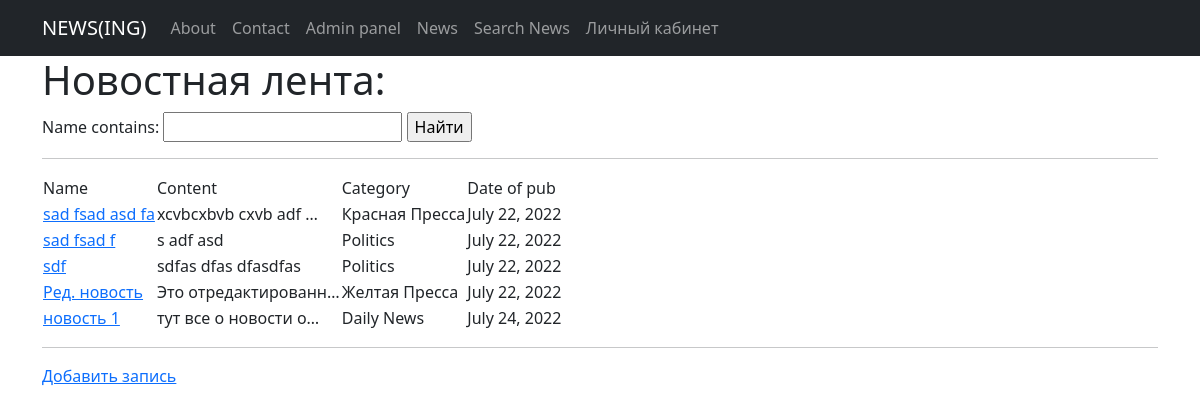
The page /news/ on the database as committed earlier.
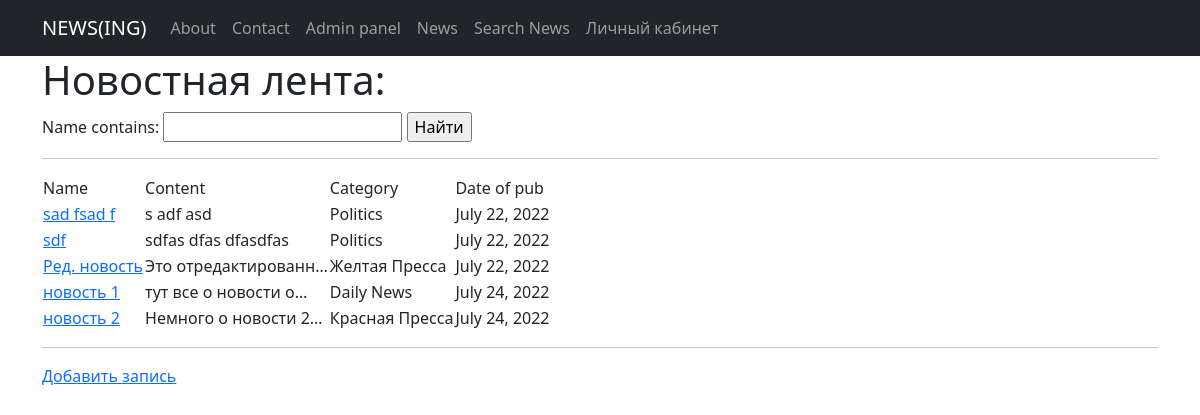
The same page on the database as committed later.
### News_feed_view/models.py (models this page shows, shortened)
class News(models.Model):
    name = models.CharField(
        max_length=124,
        unique=True
    )
    content = models.TextField()
    category = models.ForeignKey(
        to = 'Category',
        on_delete=models.CASCADE,
        related_name='news'
    )
    date_pub = models.DateField(auto_now=True)

class Category(models.Model):
    name = models.CharField(max_length=100, unique=True)
    def __str__(self):
        return self.name.title()

### News_feed_view/views.py (the view)
# urls.py: path('', NewsList.as_view()),
class NewsList(ListView):
    model = News # model what are we going to view
    template_name = 'news.html' # where are we going to do it
    ordering = 'name'
    context_object_name = 'news_list' # where are we going to contain our objects to go to list of objects of HTML
    paginate_by = 5
    def get_queryset(self):
        queryset = super().get_queryset()
        return NewsFilter(self.request.GET, queryset=queryset).qs
    def get_context_data(self, **kwargs):
        context = super().get_context_data(**kwargs)
        context['filter'] = NewsFilter(self.request.GET, queryset=self.get_queryset())
        return context

### templates/news.html (shortened to what this page needs)
{% extends 'flatpages/default.html' %}
{% block content %}
<h1>Новостная лента: </h1>
<form method="GET">
    {{ filter.form }}
    <input type="submit" value="Найти">
</form>
<hr>
<table>
    <tr>
        <td> Name </td>
        <td> Content </td>
        <td> Category </td>
        <td> Date of pub </td>
    </tr>
    {% for i in news_list %}
        <tr>
            <td> <a href="{% url 'news_detail' i.id %}"> {{i.name}} </a> </td>
            <td> {{ i.content|truncatechars:20 }} </td>
            <td> {{ i.category }} </td>
            <td> {{ i.date_pub }} </td>
        </tr>
    {% endfor %}
</table>
<hr>
<a href="news_create">Добавить запись</a> <br>
{% endblock content %}

Rows that differ between the two databases and show on the page:
changed News "Красная Пресса": name "sad fsad asd fa" → "новость 2"; content "xcvbcxbvb cxvb adf …" → "Немного о новости 2…"; date_pub "July 22, 2022" → "July 24, 2022"; moves down the list
